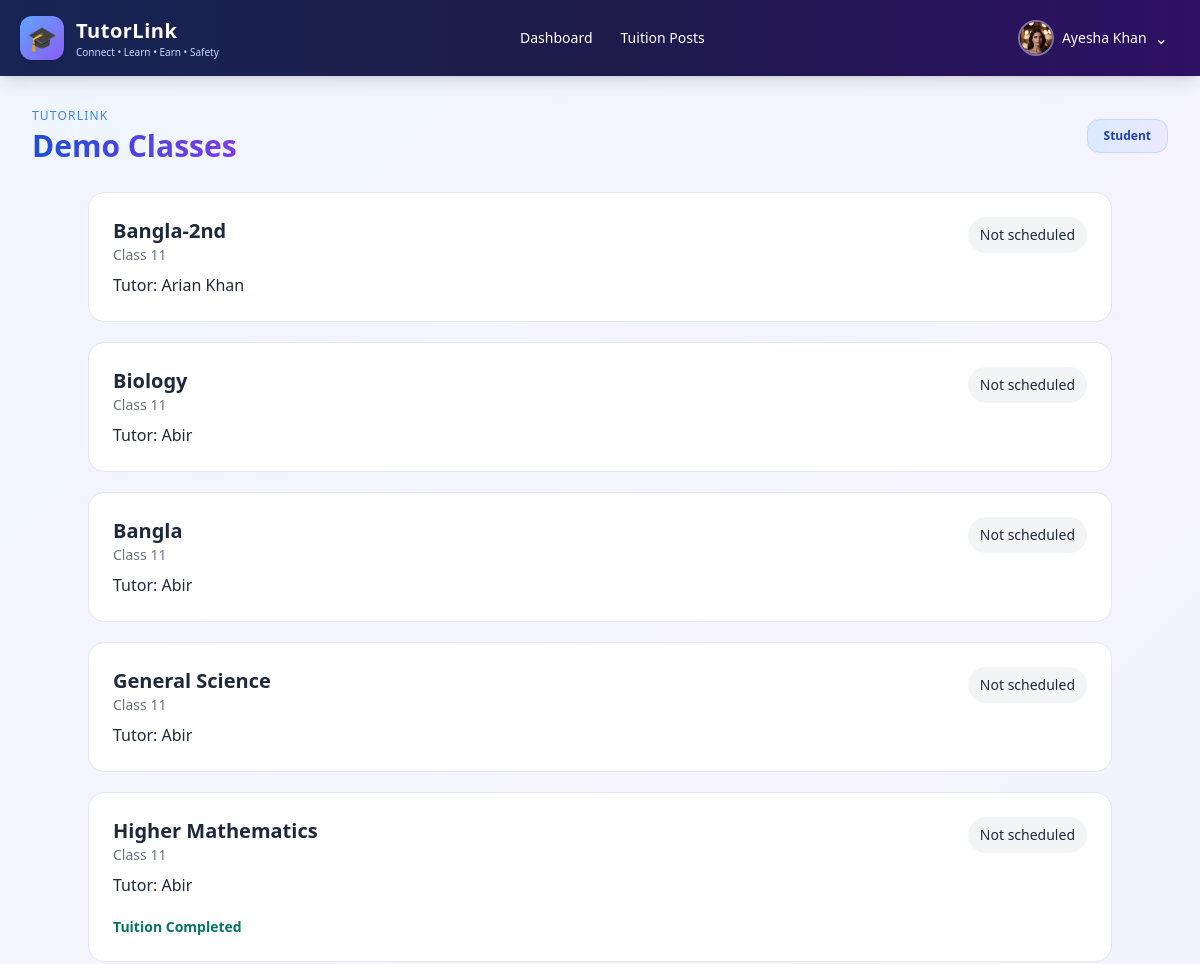
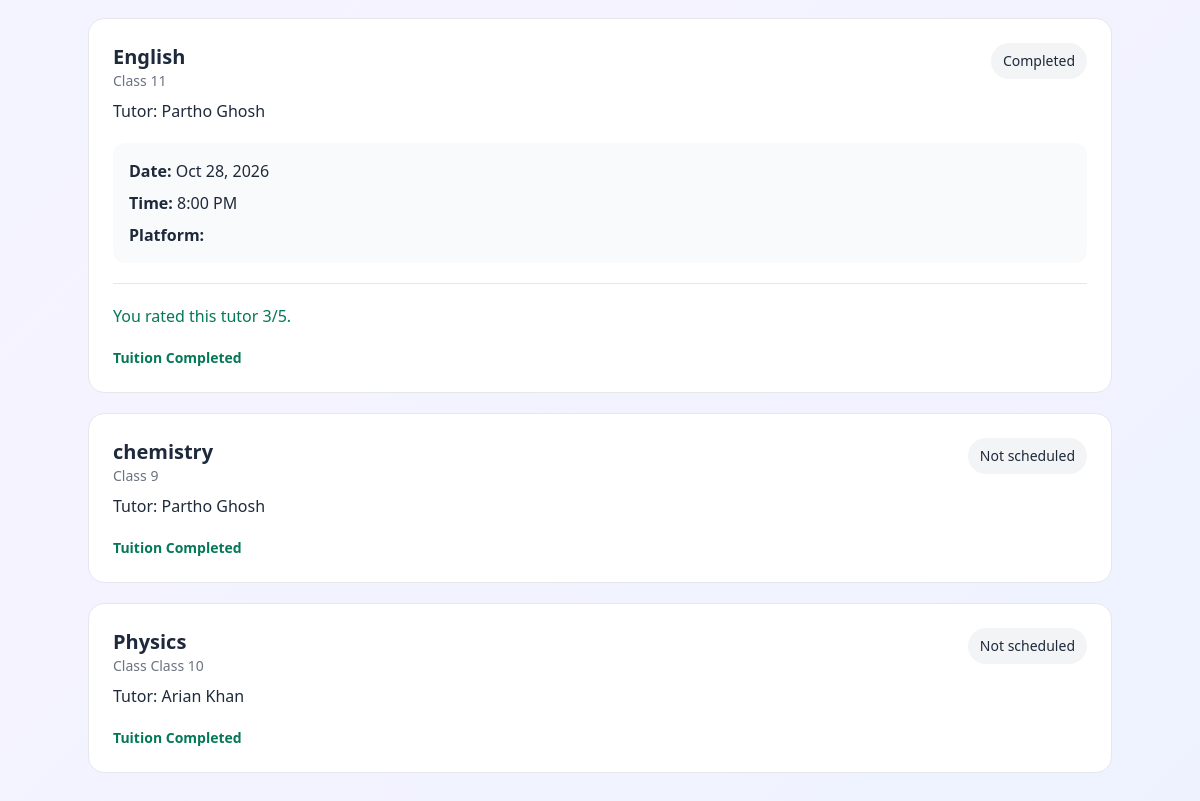
Page /tuitions/demo-classes/ (signed in) on the committed database (2 pictures, top to bottom).
### accounts/models.py (models this page shows, shortened)
class User(AbstractUser):
    class Role(models.TextChoices):
        ADMIN = 'ADMIN', 'Administrator'
        TUTOR = 'TUTOR', 'Tutor'
        STUDENT = 'STUDENT', 'Student'
    role = models.CharField(max_length=10, choices=Role.choices, default=Role.STUDENT)
    phone = models.CharField(max_length=20, blank=True)
    division = models.CharField(max_length=50, blank=True)
    district = models.CharField(max_length=50, blank=True)
    area = models.CharField(max_length=100, blank=True)
    profile_picture = models.ImageField(upload_to='profiles/', blank=True, null=True)
    bio = models.TextField(blank=True)
    is_verified = models.BooleanField(default=False)
    institution = models.CharField(max_length=150, blank=True)
    academic_level = models.CharField(max_length=50, blank=True)
    monthly_budget = models.DecimalField(max_digits=10, decimal_places=2, null=True, blank=True)

### tuitions/models.py (models this page shows, shortened)
class TuitionApplication(models.Model):
    class Status(models.TextChoices):
        PENDING = "PENDING", "Pending"
        ACCEPTED = "ACCEPTED", "Accepted"
        REJECTED = "REJECTED", "Rejected"
    tuition = models.ForeignKey(
        TuitionPost,
        on_delete=models.CASCADE,
        related_name="applications",
    )
    tutor = models.ForeignKey(
        settings.AUTH_USER_MODEL,
        on_delete=models.CASCADE,
        related_name="tuition_applications",
    )
    status = models.CharField(
        max_length=10,
        choices=Status.choices,
        default=Status.PENDING,
    )
    applied_at = models.DateTimeField(auto_now_add=True)
    review_rating = models.PositiveSmallIntegerField(
        null=True,
        blank=True,
    )
    review_text = models.TextField(blank=True)
    reviewed_at = models.DateTimeField(null=True, blank=True)
    class Meta:
        ordering = ["-applied_at"]
        constraints = [
            models.UniqueConstraint(
                fields=["tuition", "tutor"],
                name="unique_tutor_application_per_tuition",
            )
        ]

class TuitionPost(models.Model):
    student = models.ForeignKey(
        settings.AUTH_USER_MODEL,
        on_delete=models.CASCADE,
    )
    target_tutor = models.ForeignKey(
        settings.AUTH_USER_MODEL,
        on_delete=models.SET_NULL,
        null=True,
        blank=True,
        related_name="targeted_tuition_posts",
    )
    subject = models.CharField(max_length=100)
    class_level = models.CharField(max_length=50)
    description = models.TextField()
    budget_min = models.PositiveIntegerField()
    budget_max = models.PositiveIntegerField()
    division = models.CharField(max_length=100)
    district = models.CharField(max_length=100)
    area = models.CharField(max_length=100)
    preferred_days = models.CharField(max_length=100)
    time_slot = models.CharField(max_length=100)
    teaching_mode = models.CharField(
        max_length=20,
        choices=[
            ("ONLINE", "Online"),
            ("OFFLINE", "Offline"),
        ],
        default="ONLINE",
    )
    image = models.ImageField(
        upload_to="tuition_posts/",
        blank=True,
        null=True,
    )
    status = models.CharField(max_length=20, default="OPEN")
    created_at = models.DateTimeField(auto_now_add=True)

### tutors/models.py (models this page shows, shortened)
class DemoClass(models.Model):
    class Status(models.TextChoices):
        REQUESTED = "REQUESTED", "Requested"
        SCHEDULED = "SCHEDULED", "Scheduled"
        COMPLETED = "COMPLETED", "Completed"
        CANCELLED = "CANCELLED", "Cancelled"
    application = models.OneToOneField(
        "tuitions.TuitionApplication",
        on_delete=models.CASCADE,
        null=True,
        blank=True,
        related_name="demo_class",
    )
    student = models.ForeignKey(
        settings.AUTH_USER_MODEL,
        on_delete=models.CASCADE,
        related_name="student_demo_classes",
    )
    tutor = models.ForeignKey(
        TutorProfile,
        on_delete=models.CASCADE,
        related_name="demo_classes",
    )
    subject = models.ForeignKey(
        Subject,
        on_delete=models.SET_NULL,
        null=True,
        blank=True,
        related_name="demo_classes",
    )
    date = models.DateField(null=True, blank=True)
    time = models.TimeField(null=True, blank=True)
    platform = models.CharField(max_length=50, blank=True)
    meeting_link = models.URLField(blank=True)
    status = models.CharField(
        max_length=20,
        choices=Status.choices,
        default=Status.REQUESTED,
    )
    created_at = models.DateTimeField(auto_now_add=True)
    updated_at = models.DateTimeField(auto_now=True)
    class Meta:
        ordering = ["-created_at"]

### tuitions/views.py (the view)
# urls.py: path("demo-classes/", views.demo_classes, name="demo_classes"),
@login_required
def demo_classes(request):
    if is_student(request.user):
        accepted_applications = TuitionApplication.objects.filter(
            tuition__student=request.user,
            status=TuitionApplication.Status.ACCEPTED,
        ).select_related("tuition", "tutor")
    elif is_tutor(request.user):
        accepted_applications = TuitionApplication.objects.filter(
            tutor=request.user,
            status=TuitionApplication.Status.ACCEPTED,
        ).select_related("tuition", "tuition__student")
    elif is_admin(request.user):
        accepted_applications = TuitionApplication.objects.filter(
            status=TuitionApplication.Status.ACCEPTED,
        ).select_related("tuition", "tuition__student", "tutor")
    else:
        raise PermissionDenied
    demo_items = [
        {
            "application": application,
            "demo": _demo_for_application(application),
        }
        for application in accepted_applications
    ]
    return render(request, "tuitions/demo_classes.html", {
        "demo_items": demo_items,
        "is_student": is_student(request.user),
        "is_tutor": is_tutor(request.user),
        "is_admin": is_admin(request.user),
        "role_name": request.user.get_role_display(),
    })

### tuitions/views.py (called while the page is built)
def is_admin(user):
    return user.is_superuser or str(
        getattr(user, "role", "")
    ).upper() == "ADMIN"

def is_student(user):
    return str(getattr(user, "role", "")).upper() == "STUDENT"

def is_tutor(user):
    return str(getattr(user, "role", "")).upper() == "TUTOR"

### templates/tuitions/demo_classes.html (shortened to what this page needs)
{% extends 'accounts/dashboards/base_dashboard.html' %}
{% block content %}
<div class="max-w-5xl mx-auto space-y-5">
    {% for item in demo_items %}
        {% with application=item.application demo=item.demo %}
        <div class="bg-white border rounded-2xl p-6 space-y-5">
            <div class="flex flex-wrap justify-between gap-3">
                <div>
                    <h2 class="text-xl font-bold">
                        {{ application.tuition.subject }}
                    </h2>
                    <p class="text-sm text-gray-500">
                        Class {{ application.tuition.class_level }}
                    </p>
                    {% if is_student %}
                        <p class="mt-2">
                            Tutor:
                            {{ application.tutor.get_full_name|default:application.tutor.username }}
                        </p>
                    {% elif is_tutor %}
                        <p class="mt-2">
                            Student:
                            {{ application.tuition.student.get_full_name|default:application.tuition.student.username }}
                        </p>
                    {% endif %}
                </div>
                <span class="px-3 py-2 rounded-full bg-gray-100 text-sm h-fit">
                    {% if demo %}
                        {{ demo.get_status_display }}
                    {% else %}
                        Not scheduled
                    {% endif %}
                </span>
            </div>
            {% if demo %}
                <div class="p-4 rounded-xl bg-gray-50 space-y-2">
                    <p><strong>Date:</strong> {{ demo.date|date:"M d, Y" }}</p>
                    <p><strong>Time:</strong> {{ demo.time|time:"g:i A" }}</p>
                    <p><strong>Platform:</strong> {{ demo.get_platform_display }}</p>
                </div>
            {% endif %}
            {% if is_student and demo and demo.status == 'COMPLETED' and application.tuition.status == 'COMPLETED' %}
                <div class="border-t pt-5">
                    {% if not application.reviewed_at %}
                        <h3 class="font-bold text-lg mb-3">
                            Rate This Tutor
                        </h3>
                        <form method="post"
                              action="{% url 'tuitions:submit_review' application.pk %}"
                              class="space-y-4">
                            {% csrf_token %}
                            <div>
                                <label class="block mb-1">Rating</label>
                                <select name="review_rating" required
                                        class="w-full border rounded-lg p-3">
                                    <option value="">Choose a rating</option>
                                    <option value="1">1 - Poor</option>
                                    <option value="2">2 - Fair</option>
                                    <option value="3">3 - Good</option>
                                    <option value="4">4 - Very Good</option>
                                    <option value="5">5 - Excellent</option>
                                </select>
                            </div>
                            <div>
                                <label class="block mb-1">Review (Optional)</label>
                                <textarea name="review_text" rows="3"
                                          class="w-full border rounded-lg p-3"
                                          placeholder="Share your experience"></textarea>
                            </div>
                            <button type="submit"
                                    class="px-5 py-3 rounded-lg bg-blue-600 text-white">
                                Submit Review
                            </button>
                        </form>
                    {% else %}
                        <p class="text-emerald-700">
                            You rated this tutor {{ application.review_rating }}/5.
                        </p>
                    {% endif %}
                </div>
            {% endif %}
            {% if application.tuition.status == 'COMPLETED' %}
                <p class="text-sm text-emerald-700 font-semibold">
                    Tuition Completed
                </p>
            {% endif %}
        </div>
        {% endwith %}
    {% endfor %}
</div>
{% endblock %}

### templates/accounts/dashboards/base_dashboard.html (shortened to what this page needs)
<!DOCTYPE html>
<html lang="en">
<head>
    <script src="https://cdn.tailwindcss.com"></script>
</head>
<body class="min-h-screen text-slate-800">
    <nav class="bg-gradient-to-r from-blue-950 via-indigo-950 to-violet-950 text-white shadow-lg">
        <div class="max-w-7xl mx-auto px-5">
            <div class="flex flex-wrap items-center justify-between gap-4 min-h-[76px]">
                <a href="{% url 'role_dashboard' %}"
                   class="flex items-center gap-3 shrink-0">
                    <div class="w-11 h-11 rounded-xl bg-gradient-to-br from-blue-400 to-violet-500 flex items-center justify-center text-2xl shadow">
                        🎓
                    </div>
                    <div>
                        <div class="font-bold text-xl tracking-wide">TutorLink</div>
                        <div class="text-[10px] text-blue-200">
                            Connect • Learn • Earn • Safety
                        </div>
                    </div>
                </a>
                <div class="flex flex-wrap items-center gap-1 text-sm font-medium">
                    <a href="{% url 'role_dashboard' %}"
                       class="px-3 py-2 rounded-lg hover:bg-white/10 transition">
                        Dashboard
                    </a>
                    <a href="{% url 'tuitions:post_list' %}"
                       class="px-3 py-2 rounded-lg hover:bg-white/10 transition">
                        Tuition Posts
                    </a>
                </div>
                <div class="relative shrink-0" id="profileDropdown">
                    <button type="button"
                            id="profileButton"
                            aria-expanded="false"
                            aria-controls="profileMenu"
                            class="flex items-center gap-2 px-3 py-2 rounded-xl hover:bg-white/10 transition">
                        {% if user.profile_picture %}
                            <img src="{{ user.profile_picture.url }}"
                                 alt="Profile picture"
                                 class="w-9 h-9 rounded-full object-cover border-2 border-white/40">
                        {% else %}
                            <div class="w-9 h-9 rounded-full bg-gradient-to-br from-blue-400 to-violet-500 flex items-center justify-center font-bold">
                                {{ user.username|first|upper }}
                            </div>
                        {% endif %}
                        <span class="text-sm font-medium max-w-[150px] truncate">
                            {{ user.get_full_name|default:user.username }}
                        </span>
                        <span id="profileArrow" aria-hidden="true">⌄</span>
                    </button>
                </div>
            </div>
        </div>
    </nav>
    <main class="p-5 md:p-8">
        <div class="max-w-7xl mx-auto">
            <div class="flex flex-wrap items-center justify-between gap-4 mb-7">
                <div>
                    <div class="text-xs text-blue-500 uppercase tracking-widest mb-1">
                        TutorLink
                    </div>
                    <h1 class="text-3xl font-bold gradient-heading">
                    </h1>
                </div>
                <div class="px-4 py-2 bg-gradient-to-r from-blue-100 to-violet-100 rounded-xl border border-blue-200 text-xs font-bold text-blue-800">
                    {{ role_name }}
                </div>
            </div>
            {% block content %}{% endblock %}
        </div>
    </main>
</body>
</html>

### templates/accounts/dashboards/base_dashboard.html (style rules this page uses)
body { background: linear-gradient(135deg, #eff6ff, #f5f3ff, #eef2ff); min-height: 100vh; }
.gradient-heading { background: linear-gradient(90deg, #1d4ed8, #7c3aed); -webkit-background-clip: text; background-clip: text; color: transparent; }

### rows in the picture
User: profile_picture (picture), get_full_name "Ayesha Khan", role "Student"
TuitionApplication: application.tuition.subject "Bangla-2nd", application.tuition.class_level "11", application.tutor.get_full_name "Arian Khan", shows "Not scheduled"
TuitionApplication: application.tuition.subject "Biology", application.tuition.class_level "11", application.tutor.get_full_name "Abir", shows "Not scheduled"
TuitionApplication: application.tuition.subject "Bangla", application.tuition.class_level "11", application.tutor.get_full_name "Abir", shows "Not scheduled"
TuitionApplication: application.tuition.subject "General Science", application.tuition.class_level "11", application.tutor.get_full_name "Abir", shows "Not scheduled"
TuitionApplication: application.tuition.subject "Higher Mathematics", application.tuition.class_level "11", application.tutor.get_full_name "Abir", shows "Not scheduled", shows "Tuition Completed"
TuitionApplication: application.tuition.subject "English", application.tuition.class_level "11", application.tutor.get_full_name "Partho Ghosh", demo.status "Completed", demo "Oct 28, 2026", demo.time "8:00 PM", application.review_rating "3", shows "Tuition Completed"
TuitionApplication: application.tuition.subject "chemistry", application.tuition.class_level "9", application.tutor.get_full_name "Partho Ghosh", shows "Not scheduled", shows "Tuition Completed"
TuitionApplication: application.tuition.subject "Physics", application.tuition.class_level "Class 10", application.tutor.get_full_name "Arian Khan", shows "Not scheduled", shows "Tuition Completed"
